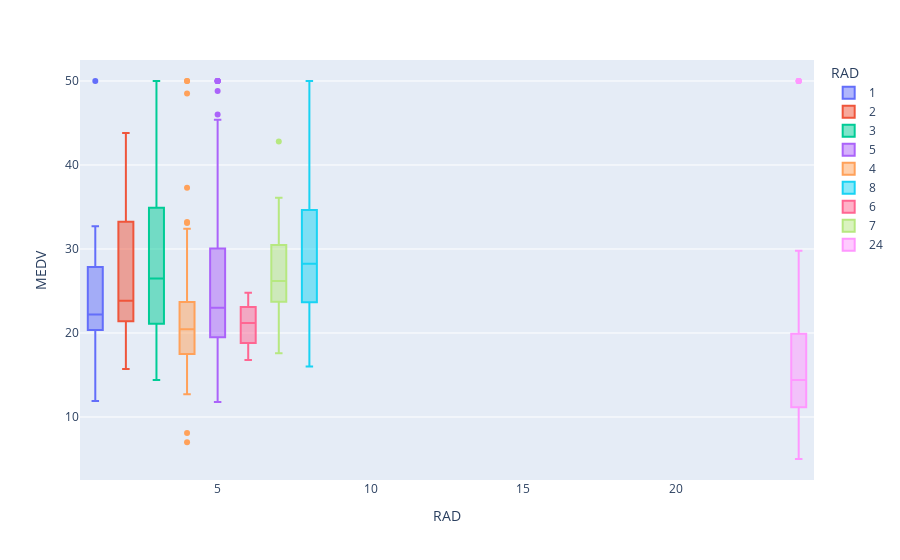

The notebook cell this image was saved under:
### Code cell
fig = px.box(data, x="RAD", y="MEDV", color="RAD")
fig.show()

### Figure 1 — Plotly figure (JSON) as saved in the notebook; plotly's stock layout.template omitted (floating-point values rounded to 4 significant figures; data arrays with more than 128 entries replaced by an {"elided": "..."} marker saying what was removed)
{"data": [{"alignmentgroup": "True", "hovertemplate": "RAD=%{x}<br>MEDV=%{y}<extra></extra>", "legendgroup": "1", "marker": {"color": "#636efa"}, "name": "1", "notched": false, "offsetgroup": "1", "orientation": "v", "showlegend": true, "type": "box", "x": [1, 1, 1, 1, 1, 1, 1, 1, 1, 1, 1, 1, 1, 1, 1, 1, 1, 1, 1, 1], "x0": " ", "xaxis": "x", "y": [24, 31.1, 29.1, 21.9, 20.9, 50, 32.2, 22, 20.1, 17.1, 19.4, 32.7, 16.5, 26.6, 22.9, 22.4, 20.6, 23.9, 22, 11.9], "y0": " ", "yaxis": "y"}, {"alignmentgroup": "True", "hovertemplate": "RAD=%{x}<br>MEDV=%{y}<extra></extra>", "legendgroup": "2", "marker": {"color": "#EF553B"}, "name": "2", "notched": false, "offsetgroup": "2", "orientation": "v", "showlegend": true, "type": "box", "x": [2, 2, 2, 2, 2, 2, 2, 2, 2, 2, 2, 2, 2, 2, 2, 2, 2, 2, 2, 2, 2, 2, 2, 2], "x0": " ", "xaxis": "x", "y": [21.6, 34.7, 24.7, 23.6, 28.7, 22.6, 22, 28.4, 21.4, 38.7, 43.8, 33.2, 22, 20.3, 20.5, 17.3, 18.8, 21.4, 15.7, 33.3, 30.3, 34.6, 24.1, 42.3], "y0": " ", "yaxis": "y"}, {"alignmentgroup": "True", "hovertemplate": "RAD=%{x}<br>MEDV=%{y}<extra></extra>", "legendgroup": "3", "marker": {"color": "#00cc96"}, "name": "3", "notched": false, "offsetgroup": "3", "orientation": "v", "showlegend": true, "type": "box", "x": [3, 3, 3, 3, 3, 3, 3, 3, 3, 3, 3, 3, 3, 3, 3, 3, 3, 3, 3, 3, 3, 3, 3, 3, 3, 3, 3, 3, 3, 3, 3, 3, 3, 3, 3, 3, 3, 3], "x0": " ", "xaxis": "x", "y": [33.4, 36.2, 28.7, 30.8, 34.9, 26.6, 25.3, 24.7, 21.2, 19.3, 20, 16.6, 14.4, 19.4, 18.9, 33, 23.9, 26.6, 22.5, 22.2, 37.2, 39.8, 36.2, 37.9, 32.5, 26.4, 29.6, 50, 34.9, 32.9, 44, 20.7, 21.1, 25.2, 24.4, 35.2, 17.5, 17.2], "y0": " ", "yaxis": "y"}, {"alignmentgroup": "True", "hovertemplate": "RAD=%{x}<br>MEDV=%{y}<extra></extra>", "legendgroup": "5", "marker": {"color": "#ab63fa"}, "name": "5", "notched": false, "offsetgroup": "5", "orientation": "v", "showlegend": true, "type": "box", "x": [5, 5, 5, 5, 5, 5, 5, 5, 5, 5, 5, 5, 5, 5, 5, 5, 5, 5, 5, 5, 5, 5, 5, 5, 5, 5, 5, 5, 5, 5, 5, 5, 5, 5, 5, 5, 5, 5, 5, 5, 5, 5, 5, 5, 5, 5, 5, 5, 5, 5, 5, 5, 5, 5, 5, 5, 5, 5, 5, 5, 5, 5, 5, 5, 5, 5, 5, 5, 5, 5, 5, 5, 5, 5, 5, 5, 5, 5, 5, 5, 5, 5, 5, 5, 5, 5, 5, 5, 5, 5, 5, 5, 5, 5, 5, 5, 5, 5, 5, 5, 5, 5, 5, 5, 5, 5, 5, 5, 5, 5, 5, 5, 5, 5, 5], "x0": " ", "xaxis": "x", "y": [22.9, 27.1, 16.5, 18.9, 15, 18.9, 21.7, 18.9, 20, 21, 24.7, 35.4, 31.6, 24.1, 21.4, 20, 20.8, 21.2, 20.3, 27.5, 26.5, 18.6, 19.3, 20.1, 19.5, 19.5, 20.4, 19.8, 19.4, 21.7, 13.4, 15.6, 11.8, 13.8, 15.6, 14.6, 17.8, 15.4, 21.5, 19.6, 15.3, 19.4, 17, 15.6, 13.1, 41.3, 24.3, 23.3, 27, 50, 50, 50, 22.7, 25, 50, 23.8, 23.8, 22.3, 17.4, 19.1, 23.1, 23.6, 22.6, 29.4, 23.2, 24.6, 29.9, 32, 29.8, 34.9, 37, 30.5, 36.4, 23.3, 28.7, 21.5, 23, 50, 36, 30.1, 33.8, 43.1, 48.8, 31, 36.5, 22.8, 30.7, 50, 43.5, 35.1, 45.4, 35.4, 46, 22.5, 29, 24.8, 23.8, 23.1, 20.4, 18.5, 25, 24.6, 23, 22.2, 22.2, 20.7, 21.1, 19.5, 18.5, 20.6, 19, 18.7, 23.9, 31.2, 30.1], "y0": " ", "yaxis": "y"}, {"alignmentgroup": "True", "hovertemplate": "RAD=%{x}<br>MEDV=%{y}<extra></extra>", "legendgroup": "4", "marker": {"color": "#FFA15A"}, "name": "4", "notched": false, "offsetgroup": "4", "orientation": "v", "showlegend": true, "type": "box", "x": [4, 4, 4, 4, 4, 4, 4, 4, 4, 4, 4, 4, 4, 4, 4, 4, 4, 4, 4, 4, 4, 4, 4, 4, 4, 4, 4, 4, 4, 4, 4, 4, 4, 4, 4, 4, 4, 4, 4, 4, 4, 4, 4, 4, 4, 4, 4, 4, 4, 4, 4, 4, 4, 4, 4, 4, 4, 4, 4, 4, 4, 4, 4, 4, 4, 4, 4, 4, 4, 4, 4, 4, 4, 4, 4, 4, 4, 4, 4, 4, 4, 4, 4, 4, 4, 4, 4, 4, 4, 4, 4, 4, 4, 4, 4, 4, 4, 4, 4, 4, 4, 4, 4, 4, 4, 4, 4, 4, 4, 4], "x0": " ", "xaxis": "x", "y": [20.4, 18.2, 19.9, 23.1, 17.5, 20.2, 18.2, 13.6, 19.6, 15.2, 14.5, 15.6, 13.9, 16.6, 14.8, 18.4, 21, 12.7, 14.5, 13.2, 13.1, 13.5, 19.7, 20.5, 25, 23.4, 23.5, 19.4, 22, 17.4, 20.9, 24.2, 21.7, 22.8, 23.4, 28, 23.9, 24.8, 22.9, 22.9, 25, 20.6, 16.2, 18, 14.3, 19.2, 19.6, 23, 18.4, 15.6, 18.1, 17.4, 17.1, 13.3, 17.8, 14, 14.4, 50, 48.5, 50, 22.6, 24.4, 22.5, 24.4, 20, 21.7, 19.3, 22.4, 28.1, 23.7, 25, 32.4, 32, 33.2, 33.1, 29.1, 28.5, 37.3, 27.9, 23.9, 21.7, 28.6, 27.1, 20.3, 22.8, 20.3, 16.1, 22.1, 19.4, 21.6, 23.8, 16.2, 17.8, 19.8, 23.1, 21, 19.3, 22.6, 19.8, 23.1, 24.5, 24.1, 18.6, 18.2, 20.6, 15.2, 7, 8.1, 13.6, 20.1], "y0": " ", "yaxis": "y"}, {"alignmentgroup": "True", "hovertemplate": "RAD=%{x}<br>MEDV=%{y}<extra></extra>", "legendgroup": "8", "marker": {"color": "#19d3f3"}, "name": "8", "notched": false, "offsetgroup": "8", "orientation": "v", "showlegend": true, "type": "box", "x": [8, 8, 8, 8, 8, 8, 8, 8, 8, 8, 8, 8, 8, 8, 8, 8, 8, 8, 8, 8, 8, 8, 8, 8], "x0": " ", "xaxis": "x", "y": [23.3, 19.6, 18.7, 16, 22.2, 25, 26.7, 21.7, 27.5, 30.1, 44.8, 50, 37.6, 31.6, 46.7, 31.5, 24.3, 31.7, 41.7, 48.3, 29, 24, 25.1, 31.5], "y0": " ", "yaxis": "y"}, {"alignmentgroup": "True", "hovertemplate": "RAD=%{x}<br>MEDV=%{y}<extra></extra>", "legendgroup": "6", "marker": {"color": "#FF6692"}, "name": "6", "notched": false, "offsetgroup": "6", "orientation": "v", "showlegend": true, "type": "box", "x": [6, 6, 6, 6, 6, 6, 6, 6, 6, 6, 6, 6, 6, 6, 6, 6, 6, 6, 6, 6, 6, 6, 6, 6, 6, 6], "x0": " ", "xaxis": "x", "y": [22.8, 18.8, 18.7, 18.5, 18.3, 21.2, 19.2, 20.4, 19.3, 23.7, 23.3, 22, 20.1, 22.2, 23.7, 23.2, 22.3, 24.8, 21.8, 24.5, 23.1, 19.7, 18.3, 21.2, 17.5, 16.8], "y0": " ", "yaxis": "y"}, {"alignmentgroup": "True", "hovertemplate": "RAD=%{x}<br>MEDV=%{y}<extra></extra>", "legendgroup": "7", "marker": {"color": "#B6E880"}, "name": "7", "notched": false, "offsetgroup": "7", "orientation": "v", "showlegend": true, "type": "box", "x": [7, 7, 7, 7, 7, 7, 7, 7, 7, 7, 7, 7, 7, 7, 7, 7, 7], "x0": " ", "xaxis": "x", "y": [17.6, 18.5, 24.3, 20.5, 24.5, 26.2, 24.4, 24.8, 29.6, 42.8, 22, 26.4, 33.1, 36.1, 28.4, 33.4, 28.2], "y0": " ", "yaxis": "y"}, {"alignmentgroup": "True", "hovertemplate": "RAD=%{x}<br>MEDV=%{y}<extra></extra>", "legendgroup": "24", "marker": {"color": "#FF97FF"}, "name": "24", "notched": false, "offsetgroup": "24", "orientation": "v", "showlegend": true, "type": "box", "x": {"elided": "132 int values"}, "x0": " ", "xaxis": "x", "y": {"elided": "132 float values"}, "y0": " ", "yaxis": "y"}], "layout": {"boxmode": "overlay", "legend": {"title": {"text": "RAD"}, "tracegroupgap": 0}, "margin": {"t": 60}, "xaxis": {"anchor": "y", "categoryarray": [1, 2, 3, 5, 4, 8, 6, 7, 24], "categoryorder": "array", "domain": [0, 1], "title": {"text": "RAD"}}, "yaxis": {"anchor": "x", "domain": [0, 1], "title": {"text": "MEDV"}}}}
